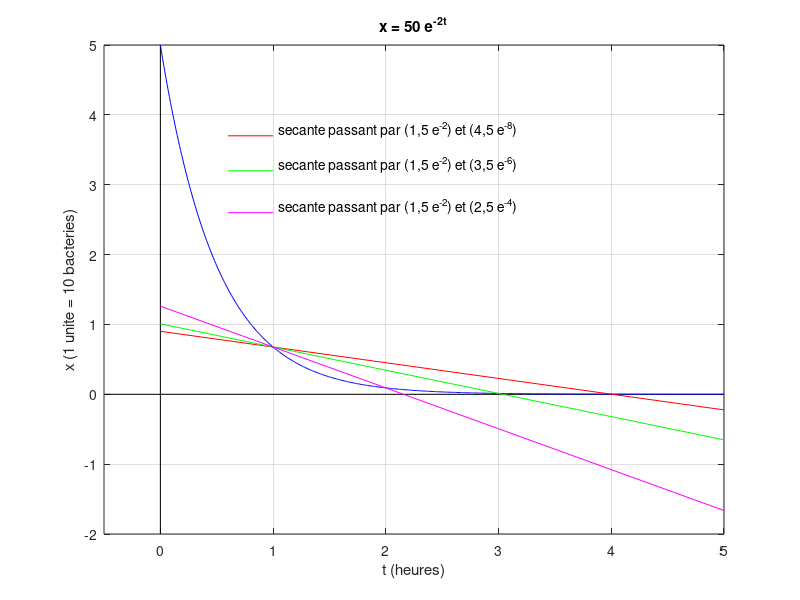

This chart was generated by the following MATLAB code:
close all;

% The x axis
x=-0.5:5.5:5;
y=0*x;
plot(x,y,'k')
hold on
grid on

% The y axis
y=-2:7:5;
x=0*y;
plot(x,y,'k')

% Graph of  x = 5 e^{-2t}
x=0:0.01:5;
y = 5*exp(-2*x);
plot(x,y,'b')

% The secant through the point (1,5e^{-2}) and (4,5e^{-8})
m = (5*exp(-2) - 5*exp(-8))/(1-4);
x=0:5:5;
y = 5*exp(-2) + m*(x-1);
plot(x,y,'r')
u = [0.6,1];
v = [3.7,3.7];
plot(u,v,'r')
text(1.05, 3.8, ['secante passant par (1,5 e^{-2}) et ' ...
              '(4,5 e^{-8})'])

% The secant through the point (1,5e^{-2}) and (3,5e^{-6})
m = (5*exp(-2) - 5*exp(-6))/(1-3);
y = 5*exp(-2) + m*(x-1);
plot(x,y,'g')
v = [3.2,3.2];
plot(u,v,'g')
text(1.05, 3.3, ['secante passant par (1,5 e^{-2}) et ' ...
                '(3,5 e^{-6})'])

% The secant through the point (1,5e^{-2}) and (2,5e^{-4})
m = (5*exp(-2) - 5*exp(-4))/(1-2);
y = 5*exp(-2) + m*(x-1);
plot(x,y,'m')
v = [2.6,2.6];
plot(u,v,'m')
text(1.05, 2.7, ['secante passant par (1,5 e^{-2}) et ' ...
              '(2,5 e^{-4})'])

% The title and the labels
xlabel('t (heures)')
ylabel('x (1 unite = 10 bacteries)')
title('x = 50 e^{-2t}')
axis([-0.5,5,-2,5])
